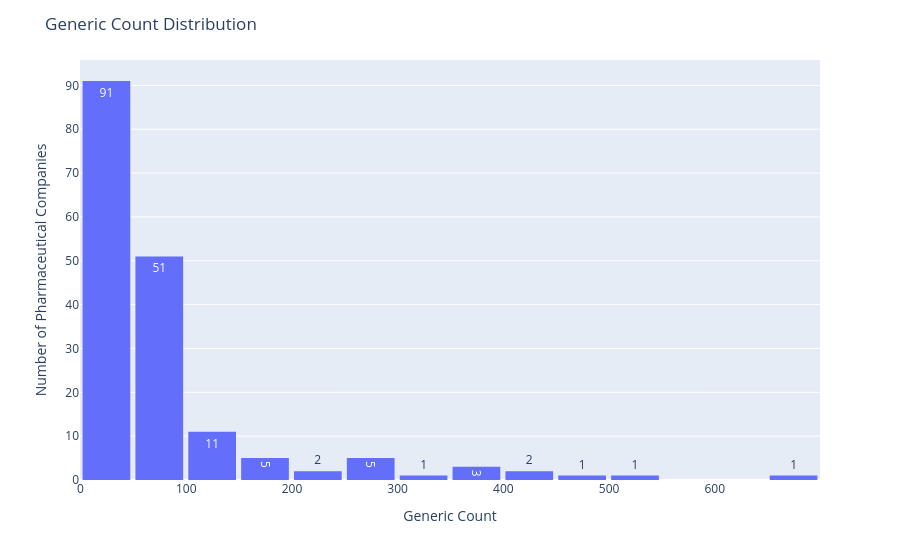

This figure's notebook cell:
### Markdown cell above
## Generic Distribution

### Code cell
figure = px.histogram(df_manufacturer, x="generics count", text_auto=True)

figure.update_layout(
    title_text='Generic Count Distribution', # title of plot
    xaxis_title_text='Generic Count', # xaxis label
    yaxis_title_text='Number of Pharmaceutical Companies', # yaxis label
    bargap=0.05, # gap between bars of adjacent location coordinates
    bargroupgap=0.05 # gap between bars of the same location coordinates
)
figure.show()
print("Plotted generic count distribution histogram.")

### Figure 1 — Plotly figure (JSON) as saved in the notebook; plotly's stock layout.template omitted (floating-point values rounded to 4 significant figures; data arrays with more than 128 entries replaced by an {"elided": "..."} marker saying what was removed)
{"data": [{"bingroup": "x", "hovertemplate": "generics count=%{x}<br>count=%{y}<extra></extra>", "legendgroup": "", "marker": {"color": "#636efa", "pattern": {"shape": ""}}, "name": "", "orientation": "v", "showlegend": false, "texttemplate": "%{value}", "type": "histogram", "x": {"elided": "240 float values"}, "xaxis": "x", "yaxis": "y"}], "layout": {"bargap": 0.05, "bargroupgap": 0.05, "barmode": "relative", "legend": {"tracegroupgap": 0}, "margin": {"t": 60}, "title": {"text": "Generic Count Distribution"}, "xaxis": {"anchor": "y", "domain": [0, 1], "title": {"text": "Generic Count"}}, "yaxis": {"anchor": "x", "domain": [0, 1], "title": {"text": "Number of Pharmaceutical Companies"}}}}
